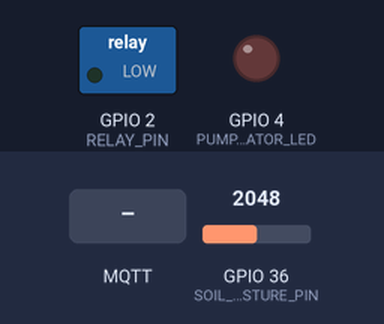
A sketch run on a simulated ESP32. Shown: switched loads named in the sketch (green lamp = pin HIGH), output pins drawn as LEDs (lit = HIGH). The inputs (shaded band) are chosen by the test bench; at power-on: GPIO 36 (SOIL_MOISTURE_PIN) = 2048. WiFi joins after 1.5 s; servers stay silent unless stated; no MQTT or app messages arrive unless stated; what the sketch prints to the serial monitor is not drawn.

Above: at 2.7 s.
2.8 s: MQTT message "ON" arrives on the first subscribed topic
At 4.0 s:
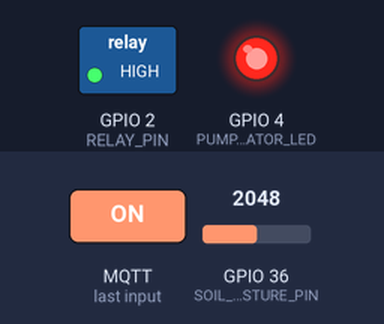
4.3 s: MQTT message "OFF" arrives on the first subscribed topic
At 5.2 s:
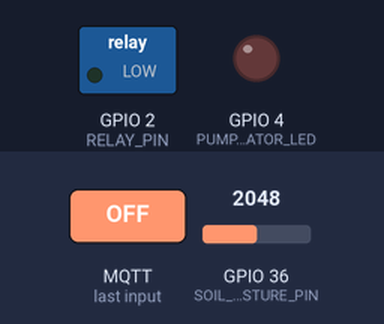
5.8 s: GPIO 36 (SOIL_MOISTURE_PIN) set to 2447
11.2 s: GPIO 36 (SOIL_MOISTURE_PIN) set to 2562
At 15.4 s:
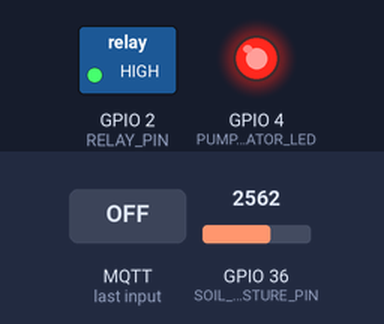
16.5 s: GPIO 36 (SOIL_MOISTURE_PIN) set to 1271
21.2 s: GPIO 36 (SOIL_MOISTURE_PIN) set to 1168
At 26.1 s:
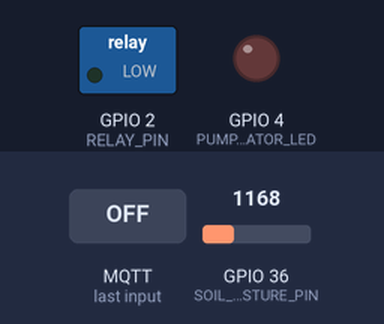
Timing chart, 0 to 27.5 s (numbered marks = the images above; inputs shaded):
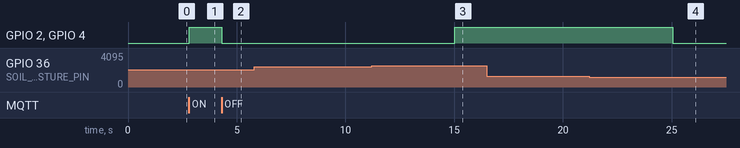

The sketch:

sketch.ino
```cpp
#include <WiFi.h>
#include <WiFiClientSecure.h>
#include <PubSubClient.h>

// Wokwi's simulated Wi-Fi
const char* ssid = "Wokwi-GUEST";
const char* password = "";

// AWS IoT Core details (Replace with your actual endpoint)
const char* aws_iot_endpoint = "a2ju9lqgnvmeel-ats.iot.us-east-1.amazonaws.com";
const int aws_iot_mqtt_port = 8883; // Standard MQTT port for AWS IoT Core

// Your AWS IoT Core Certificates and Private Key (as string literals)
const char AWS_CERT_CA[] PROGMEM = "-----BEGIN CERTIFICATE-----\n"
"MIIDQTCCAimgAwIBAgITBmyfz5m/jAo54vB4ikPmljZbyjANBgkqhkiG9w0BAQsF\n"
"ADA5MQswCQYDVQQGEwJVUzEPMA0GA1UEChMGQW1hem9uMRkwFwYDVQQDExBBbWF6\n"
"b24gUm9vdCBDQSAxMB4XDTE1MDUyNjAwMDAwMFoXDTM4MDExNzAwMDAwMFowOTEL\n"
"MAkGA1UEBhMCVVMxDzANBgNVQQoTBkFtYXpvbjEZMBcGA1UEAxMQQW1hem9uIFJv\n"
"b3QgQ0EgMTCCASIwDQYJKoZIhvcNAQEBBQADggEPADCCAQoCggEBALJ4gHHKeNXj\n"
"ca9HgFB0fW7Y14h29Jlo91ghYPl0hAEvrAIthtOgQ3pOsqTQNroBvo3bSMgHFzZM\n"
"9O6II8c+6zf1tRn4SWiw3te5djgdYZ6k/oI2peVKVuRF4fn9tBb6dNqcmzU5L/qw\n"
"IFAGbHrQgLKm+a/sRxmPUDgH3KKHOVj4utWp+UhnMJbulHheb4mjUcAwhmahRWa6\n"
"VOujw5H5SNz/0egwLX0tdHA114gk957EWW67c4cX8jJGKLhD+rcdqsq08p8kDi1L\n"
"93FcXmn/6pUCyziKrlA4b9v7LWIbxcceVOF34GfID5yHI9Y/QCB/IIDEgEw+OyQm\n"
"jgSubJrIqg0CAwEAAaNCMEAwDwYDVR0TAQH/BAUwAwEB/zAOBgNVHQ8BAf8EBAMC\n"
"AYYwHQYDVR0OBBYEFIQYzIU07LwMlJQuCFmcx7IQTgoIMA0GCSqGSIb3DQEBCwUA\n"
"A4IBAQCY8jdaQZChGsV2USggNiMOruYou6r4lK5IpDB/G/wkjUu0yKGX9rbxenDI\n"
"U5PMCCjjmCXPI6T53iHTfIUJrU6adTrCC2qJeHZERxhlbI1Bjjt/msv0tadQ1wUs\n"
"N+gDS63pYaACbvXy8MWy7Vu33PqUXHeeE6V/Uq2V8viTO96LXFvKWlJbYK8U90vv\n"
"o/ufQJVtMVT8QtPHRh8jrdkPSHCa2XV4cdFyQzR1bldZwgJcJmApzyMZFo6IQ6XU\n"
"5MsI+yMRQ+hDKXJioaldXgjUkK642M4UwtBV8ob2xJNDd2ZhwLnoQdeXeGADbkpy\n"
"rqXRfboQnoZsG4q5WTP468SQvvG5\n"
"-----END CERTIFICATE-----\n";

const char AWS_CERT_CRT[] PROGMEM = "-----BEGIN CERTIFICATE-----\n"
"MIIDWTCCAkGgAwIBAgIUfuNTM2ihbH3pc2y49KtaCCiqgeowDQYJKoZIhvcNAQEL\n"
"BQAwTTFLMEkGA1UECwxCQW1hem9uIFdlYiBTZXJ2aWNlcyBPPUFtYXpvbi5jb20g\n"
"SW5jLiBMPVNlYXR0bGUgU1Q9V2FzaGluZ3RvbiBDPVVTMB4XDTI1MDUzMDE1MTUy\n"
"MloXDTQ5MTIzMTIzNTk1OVowHjEcMBoGA1UEAwwTQVdTIElvVCBDZXJ0aWZpY2F0\n"
"ZTCCASIwDQYJKoZIhvcNAQEBBQADggEPADCCAQoCggEBANkCS7c43IWZgFDMYmCu\n"
"7rdrueOzXoVvUMGLTVBIIXWBY32JUL8f/LsAE5q3UndxvflXyyAaHKUYRLw9VZ++\n"
"QkhbOgZslmSzCIjsUY8kIbd1WkoMtx1KIQaciC10vtxfluHcVY1TgavnUTIlIUkd\n"
"V5POj/wkWFvqrBhkRUIMbr0SupVMxfzzpHk+maPI7nLb7WRO0dzDS+M91nryjJ3W\n"
"lJcVBKy+gy2iDPiCg8NWr16Z9NAknejsZ0vhEzVZG0O9S3Ld/0CiR2slvJym+DKP\n"
"u1PRo4+LHIMvO763hhfiCOh/ZezVuOQ26ArWRTrLbiQOt5RmeiaJov9ss6RvDkIR\n"
"Cs8CAwEAAaNgMF4wHwYDVR0jBBgwFoAUlNJo2XQLuMdj3cH7kZqe/8pP3jwwHQYD\n"
"VR0OBBYEFDT4dz+Y/VQsPfGCtldb+IVIm2qyMAwGA1UdEwEB/wQCMAAwDgYDVR0P\n"
"AQH/BAQDAgeAMA0GCSqGSIb3DQEBCwUAA4IBAQAlRtVzTGU71/6zRXQQn1aTZtCR\n"
"xeJMzZgUbdz37DN0zNz6GYxQc8SYGeHdTNe1a5fpYo5AicdUTkRcOLoQVGnrFWQ4\n"
"MaxWxa0mSRF9B+CEPDQtdGu2jQEJg4aTGq3IBip959GPIZZ+dPMLfPahtCyL9oDl\n"
"ATqElmwOKId4Olcf/5PWPk/tihxC9Ukflfkwyr5n7zY5CiJ5VChROPt/aLpXKk8z\n"
"gCPB+EMWzbjm+BuCczXdtq83bJ/2DfvU9NB1acp7QbOl3SOsgUjXFty6Rn9+aiES\n"
"27k58PVWfKPwQNVVaJdfdjRQmPaXu7yLnnDV7kZ1oXlpcGICdx4TiKcibDuP\n"
"-----END CERTIFICATE-----\n";

const char AWS_CERT_PRIVATE[] PROGMEM = "-----BEGIN RSA PRIVATE KEY-----\n"
"MIIEpQIBAAKCAQEA2QJLtzjchZmAUMxiYK7ut2u547NehW9QwYtNUEghdYFjfYlQ\n"
"vx/8uwATmrdSd3G9+VfLIBocpRhEvD1Vn75CSFs6BmyWZLMIiOxRjyQht3VaSgy3\n"
"HUohBpyILXS+3F+W4dxVjVOBq+dRMiUhSR1Xk86P/CRYW+qsGGRFQgxuvRK6lUzF\n"
"/POkeT6Zo8juctvtZE7R3MNL4z3WevKMndaUlxUErL6DLaIM+IKDw1avXpn00CSd\n"
"6OxnS+ETNVkbQ71Lct3/QKJHayW8nKb4Mo+7U9Gjj4scgy87vreGF+II6H9l7NW4\n"
"5DboCtZFOstuJA63lGZ6Jomi/2yzpG8OQhEKzwIDAQABAoIBAQDI1xUYN6nwg8Z8\n"
"AQyzinMokqzyDhnWyNUmqzQcrwU4aU2Y67Mtj/8pWsLKGAxcu4ok8Jnv1frY2QMU\n"
"bHeIZl+V88haFbmC7SdjAcPiBICn+BZeHjKDCw5RviFSYJAcCOPtmSwcpkKGxIkj\n"
"LbYGov9grnYX19NnDmPEF1j57eO3W5/ByEldj41BpczmcsMzuMyx/2gAGulUHZqR\n"
"CriyzvLctEJZKc58vgdFXdZNpWcntzsCgQOqqIKqwrWweAyFxVOWgWY3Xextr7Yy\n"
"lZcEXY2yi2J5OhT7+jwTnDv1Io6EvkY5/MTXlapEpxOaLnoZyFj1+K93E/zbJKK7\n"
"fqj/mrwxAoGBAO3+FbyvEC0RfUTZhhOxwZPY/RRmcABlyV9tkSCb0bAPFSWVSMuv\n"
"arWULQ27VEGE9ngqbVa1Du8KH2G0RB3C9RwEtvaSC7XQr9APyNGVKAuh6KdJKrh1\n"
"zjsGuYt0W8ZAgfJS6FTtDyAxM0x5APY6ifKracXHJ7c4LQOL4oc5EEJ1AoGBAOlt\n"
"wmxOAuPYjVjkOmOrp00df0xEISFn3dXP1FWw5kTbTVu9GEXWNNNn7Nc36kzoSod4\n"
"YKK7teh6mDxzraOR6PldRAKKupSPOYKNI4ghFC0QqM1BEIj3Rj5boDb0ZgqTNEPy\n"
"64NU+Fl4VhQgfD3RYgwAZ6RCVGxx0yILdYGDb+ezAoGBAMYa38s9SlDJoyXhj+rq\n"
"54EDeb82efrKv7JQySKEsipEk8zCFGOAdGoLmuk4Sy1y2ZszbepkMrcmDPNOk/jW\n"
"JSQahJaBAYBp4z9lNDvJVhlAwCIoFIiRf4bA1UhRJmfDoKeu/bhb0GBytAnvG67b\n"
"EaNPrm80lUm9WDMAiSMYjAFVAoGBALCJTezS4uSmNd/wWyhd/V0Y3dkz/UpiXycA\n"
"0rkr3DpfEJY84EqQwcrQYhIyO4SGeTcTFyJ7jAuSC+hMJBn8k5Fjs7eoa4tG9luB\n"
"mkmtmrCqVL9GYdb0C6/FY9mr5DBDO9fXs73TWS9xDsiR+ORXoispcziK4YZSXzb0\n"
"K54TZWJ5AoGAOhps8j6GZByMqsMQkXx1vZ9cqMNDn2axNnwFjd27HL8mQH2jLSy7\n"
"tIXst7rgJd1JtcaG6rWy6K7tQTcQhjlkjwdGt7kj9taHDugcPQ1CgHoxmTcwXiHC\n"
"F35K656oA1fgI4AbUrLJLB4xMoUnqk43A8PCvYiwsntLr93Wc1TXJ1I=\n"
"-----END RSA PRIVATE KEY-----\n";

// MQTT topics
const char* pub_topic = "smartIrrigation/data";
const char* sub_topic = "smartIrrigation/commands";

WiFiClientSecure espClient;
PubSubClient client(espClient);

// Pin definitions - MAKE SURE THIS MATCHES YOUR WOKWI SETUP
const int SOIL_MOISTURE_PIN = 36; // Analog pin for NTC
const int RELAY_PIN = 2;          // Digital pin for relay (pump)
const int PUMP_INDICATOR_LED = 4; // LED to show pump status

long lastMsg = 0;
char msgBuffer[50];

void setup_wifi() {
  delay(10);
  Serial.println();
  Serial.print("Connecting to ");
  Serial.println(ssid);
  WiFi.begin(ssid, password);
  while (WiFi.status() != WL_CONNECTED) {
    delay(500);
    Serial.print(".");
  }
  Serial.println("");
  Serial.println("WiFi connected");
  Serial.println("IP address: ");
  Serial.println(WiFi.localIP());
}

void reconnect_mqtt() {
  while (!client.connected()) {
    Serial.print("Attempting MQTT connection to AWS IoT Core...");

    // Set up TLS/SSL client certificates
    espClient.setCACert(AWS_CERT_CA);
    espClient.setCertificate(AWS_CERT_CRT);
    espClient.setPrivateKey(AWS_CERT_PRIVATE);
    client.setClient(espClient); // Tell PubSubClient to use the secure client

    // Connect with your AWS IoT Thing Name as the client ID
    if (client.connect("MySmartIrrigationDevice")) { // Replace with your Thing Name
      Serial.println("connected to AWS IoT Core");
      client.publish(pub_topic, "ESP32 connected to AWS IoT Core");
      client.subscribe(sub_topic);
    } else {
      Serial.print("failed, rc=");
      Serial.print(client.state());
      Serial.println(" trying again in 5 seconds");
      delay(5000);
    }
  }
}

void callback(char* topic, byte* payload, unsigned int length) {
  Serial.print("Message arrived [");
  Serial.print(topic);
  Serial.print("] ");
  String message;
  for (int i = 0; i < length; i++) {
    message += (char)payload[i];
  }
  Serial.println(message);

  if (String(topic) == sub_topic) {
    if (message.indexOf("ON") >= 0) {
      digitalWrite(RELAY_PIN, HIGH);
      digitalWrite(PUMP_INDICATOR_LED, HIGH);
      Serial.println("Pump ON command received!");
    } else if (message.indexOf("OFF") >= 0) {
      digitalWrite(RELAY_PIN, LOW);
      digitalWrite(PUMP_INDICATOR_LED, LOW);
      Serial.println("Pump OFF command received!");
    }
  }
}

void setup() {
  Serial.begin(115200);
  pinMode(RELAY_PIN, OUTPUT);
  pinMode(PUMP_INDICATOR_LED, OUTPUT);
  digitalWrite(RELAY_PIN, LOW);
  digitalWrite(PUMP_INDICATOR_LED, LOW);

  setup_wifi();
  client.setCallback(callback);
}

void loop() {
  if (!client.connected()) {
    reconnect_mqtt();
  }
  client.loop();

  long now = millis();
  if (now - lastMsg > 5000) { // Publish every 5 seconds
    lastMsg = now;

    // Read NTC value - Wokwi simulates sensor data
    int sensorValue = analogRead(SOIL_MOISTURE_PIN);
    int moisturePercentage = map(sensorValue, 0, 4095, 0, 100); // Adjust mapping as needed

    snprintf(msgBuffer, 50, "{\"moisture\": %d}", moisturePercentage);
    Serial.print("Publishing moisture: ");
    Serial.println(msgBuffer);
    client.publish(pub_topic, msgBuffer);

    // Basic auto-irrigation logic (optional)
    if (moisturePercentage > 60) {
      digitalWrite(RELAY_PIN, HIGH);
      digitalWrite(PUMP_INDICATOR_LED, HIGH);
      client.publish(pub_topic, "{\"pump_status\": \"ON\"}");
    } else if (moisturePercentage < 30) {
      digitalWrite(RELAY_PIN, LOW);
      digitalWrite(PUMP_INDICATOR_LED, LOW);
      client.publish(pub_topic, "{\"pump_status\": \"OFF\"}");
    }
  }
  delay(10); // Small delay to prevent busy-waiting
}
```

Measured:
- the behaviour switches between 2497 and 2498 on GPIO 36 (SOIL_MOISTURE_PIN) (found by bisection; images 2 and 3)
- the behaviour switches between 1229 and 1228 on GPIO 36 (SOIL_MOISTURE_PIN) (found by bisection; images 3 and 4)
- after the input at 2.8 s, GPIO 2 (RELAY_PIN), GPIO 4 (PUMP_INDICATOR_LED): LOW → HIGH at once
- after the input at 4.3 s, GPIO 2 (RELAY_PIN), GPIO 4 (PUMP_INDICATOR_LED): HIGH → LOW at once
- after the input at 5.8 s, every drawn part: stays the same
- after the input at 11.2 s, GPIO 2 (RELAY_PIN), GPIO 4 (PUMP_INDICATOR_LED): LOW → HIGH after 3.8 s
- after the input at 16.5 s, every drawn part: stays the same
- after the input at 21.2 s, GPIO 2 (RELAY_PIN), GPIO 4 (PUMP_INDICATOR_LED): HIGH → LOW after 3.8 s
